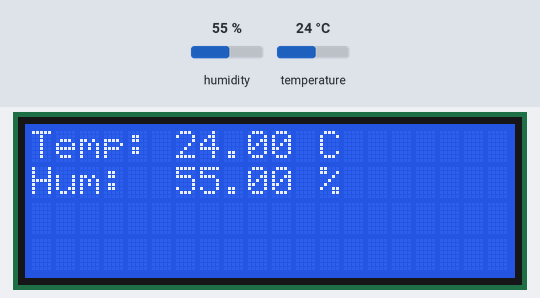
A sketch run on a simulated ESP32. Shown: 20×4 character LCD. The inputs (shaded band) are chosen by the test bench; at power-on: humidity 55 %, temperature 24 °C. WiFi joins after 1.5 s; servers stay silent unless stated; random numbers use the default seed unless the sketch sets one; web services answer with replies made up by the test bench; what the sketch prints to the serial monitor is not drawn.

Above: at 4.8 s.
4.9 s: humidity set to 22 %
At 17.4 s:
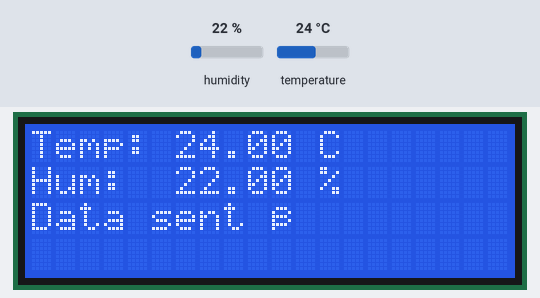
17.7 s: temperature set to 12 °C
At 28.7 s:
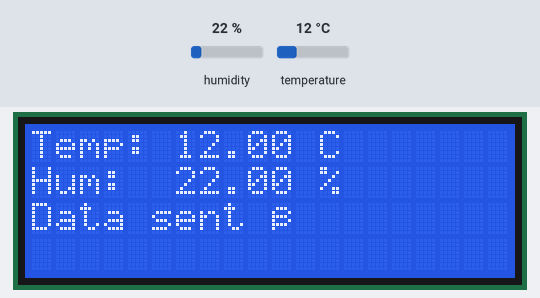
29.0 s: humidity set to 40 %
At 40.0 s:
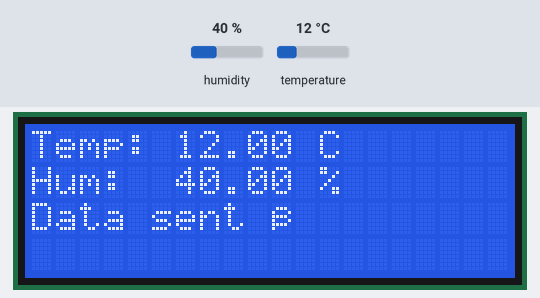
40.3 s: temperature set to 19 °C
At 49.9 s:
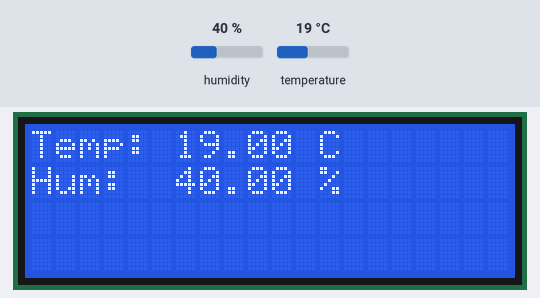
Timing chart, 0 to 51.4 s (numbered marks = the images above; inputs shaded):
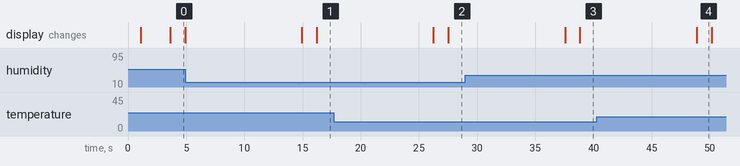

The sketch:

WiFiClient.ino
```cpp
#include <WiFi.h>
#include <Wire.h>
#include <LiquidCrystal_I2C.h>
#include <DHT.h>

#define DHTPIN 2
#define DHTTYPE DHT22
DHT dht(DHTPIN, DHTTYPE);

#define LCD_ADDR 0x27
LiquidCrystal_I2C lcd(LCD_ADDR, 20, 4);

const char* ssid = "Wokwi-GUEST";
const char* password = "";

const char* host = "api.thingspeak.com";
const int httpPort = 80;
const String writeApiKey = "KZ5PU7BCML4U7MW2";

WiFiClient client;

void setup() {
  Serial.begin(115200);
  delay(1000);

  dht.begin();

  lcd.init();
  lcd.backlight();
  lcd.clear();
  lcd.setCursor(0, 0);
  lcd.print("Initializing...");
  delay(1000);

  Serial.println("Connecting to WiFi...");
  WiFi.begin(ssid, password);

  while (WiFi.status() != WL_CONNECTED) {
    delay(500);
    Serial.print(".");
  }

  Serial.println("\nWiFi connected");
  Serial.print("IP: ");
  Serial.println(WiFi.localIP());

  lcd.clear();
  lcd.setCursor(0,0);
  lcd.print("WiFi Connected!");
}

void readResponse(WiFiClient* client) {
  unsigned long timeout = millis();
  while (client->available() == 0) {
    if (millis() - timeout > 5000) {
      Serial.println(">>> Client Timeout!");
      client->stop();
      return;
    }
  }

  while (client->available()) {
    String line = client->readStringUntil('\r');
    Serial.print(line);
  }
  Serial.println("\nClosing connection\n");
}

void loop() {
  float temperature = dht.readTemperature(); // Celsius
  float humidity = dht.readHumidity();

  if (isnan(temperature) || isnan(humidity)) {
    temperature = random(20, 35);
    humidity = random(40, 80);
  }

  lcd.clear();
  lcd.setCursor(0, 0);
  lcd.print("Temp: ");
  lcd.print(temperature);
  lcd.print(" C");

  lcd.setCursor(0, 1);
  lcd.print("Hum:  ");
  lcd.print(humidity);
  lcd.print(" %");

  if (client.connect(host, httpPort)) {
    String writeURL = "/update?api_key=" + writeApiKey +
                      "&field1=" + String(int(temperature)) +
                      "&field2=" + String(int(humidity));

    client.print(String("GET ") + writeURL + " HTTP/1.1\r\n" +
                 "Host: " + host + "\r\n" +
                 "Connection: close\r\n\r\n");

    Serial.print("Sending Temperature: ");
    Serial.print(temperature);
    Serial.print(" °C, Humidity: ");
    Serial.print(humidity);
    Serial.println(" %");

    unsigned long timeout = millis();
    bool success = false;
    while (client.available() == 0) {
      if (millis() - timeout > 5000) {
        Serial.println(">>> Client Timeout!");
        client.stop();
        break;
      }
    }

    while (client.available()) {
      String line = client.readStringUntil('\r');
      Serial.print(line);
      if (line.indexOf("200") != -1) success = true;
    }
    client.stop();

    lcd.setCursor(0, 2);
    if (success) {
      Serial.println("✅ Data successfully sent to ThingSpeak!");
      lcd.print("Data sent ✅");
    } else {
      Serial.println("Failed to send data.");
      lcd.print("Data failed ❌");
    }
  } else {
    Serial.println("Connection failed to ThingSpeak");
    lcd.setCursor(0, 2);
    lcd.print("No Connection ❌");
  }

  delay(10000);
}
```

Measured:
- what the display in image 4 shows lasts 1.3 s, from 48.9 s to 50.2 s
